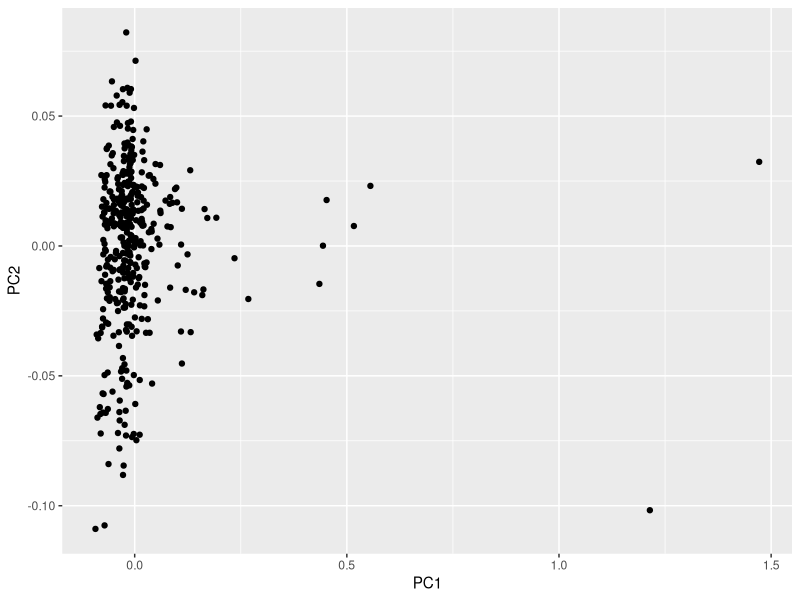
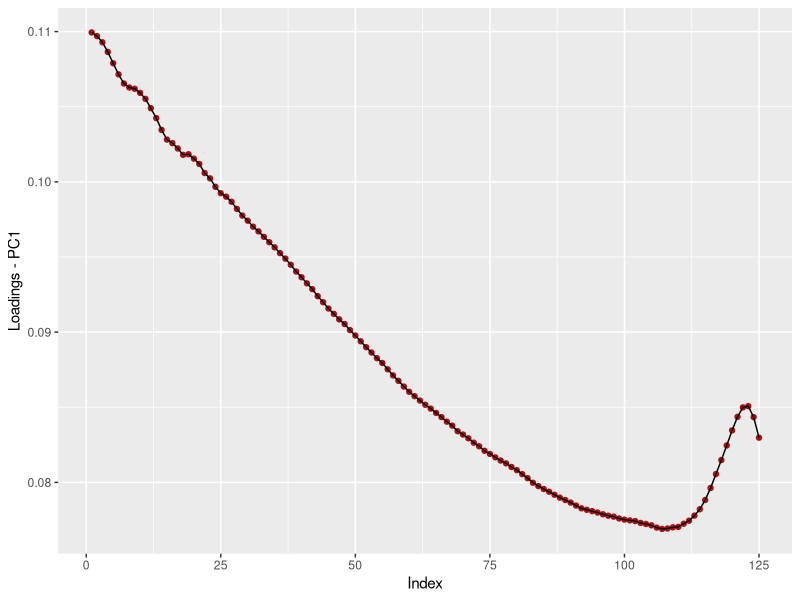
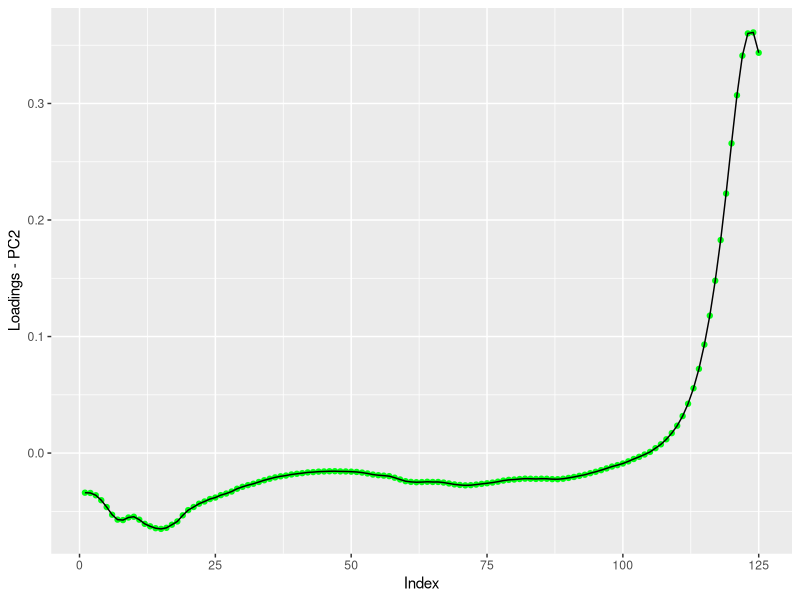
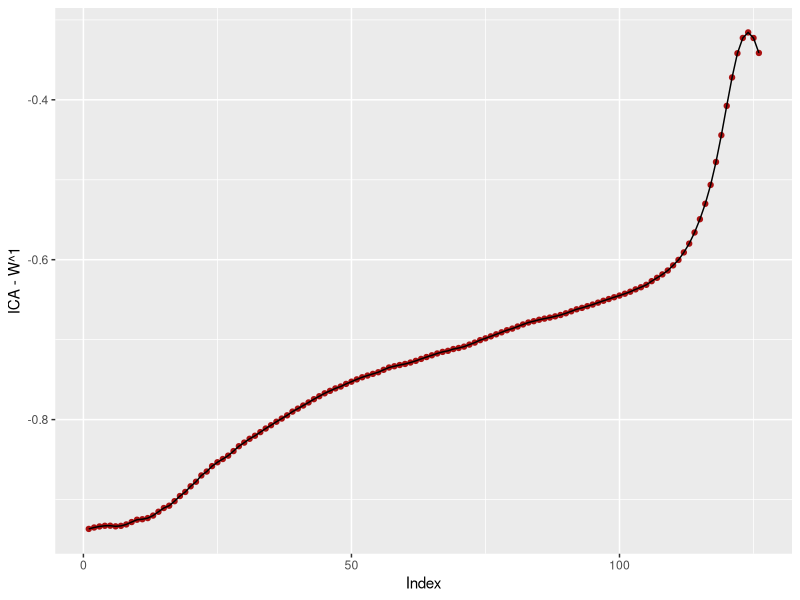
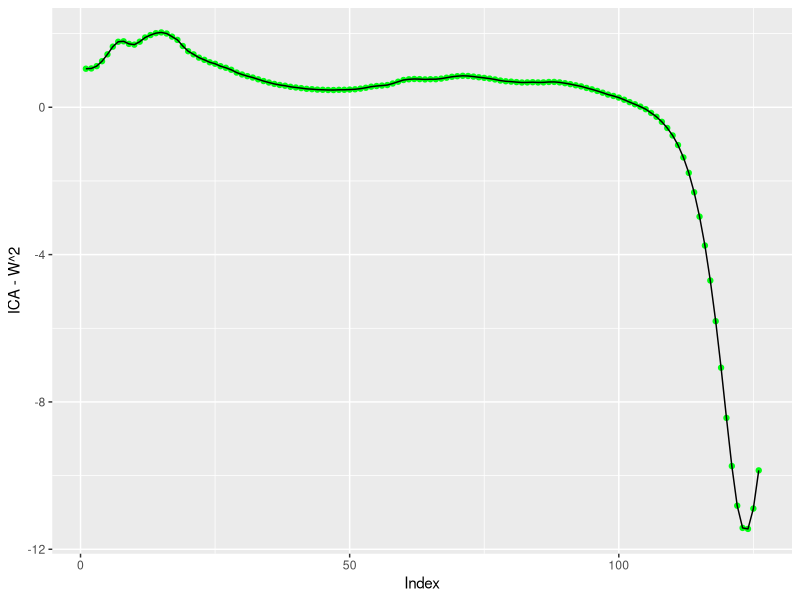
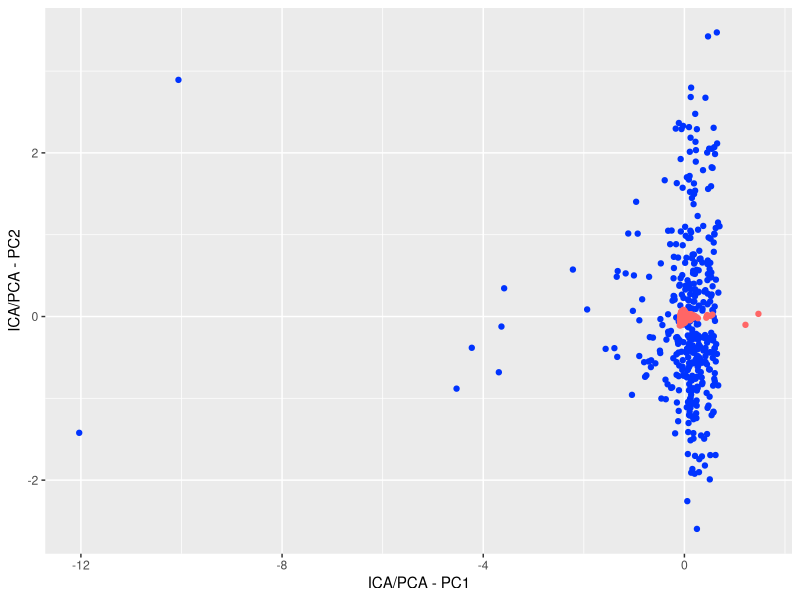
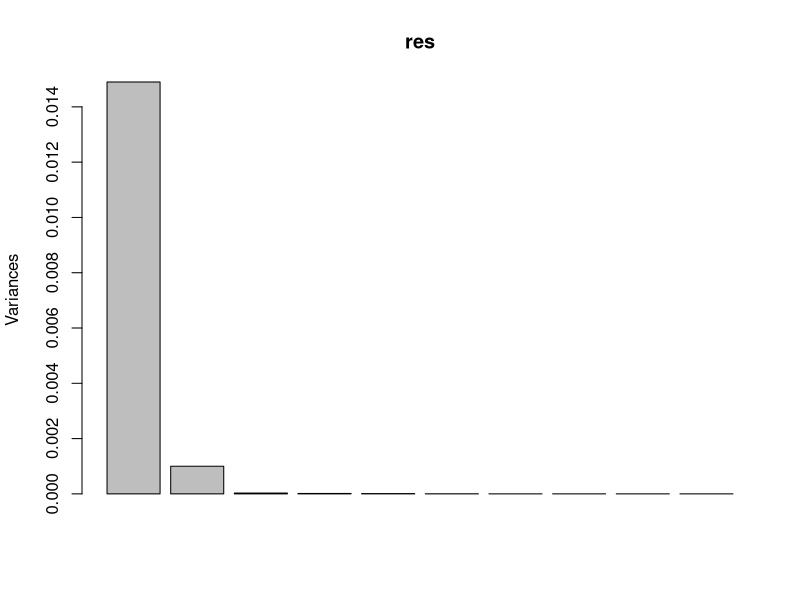
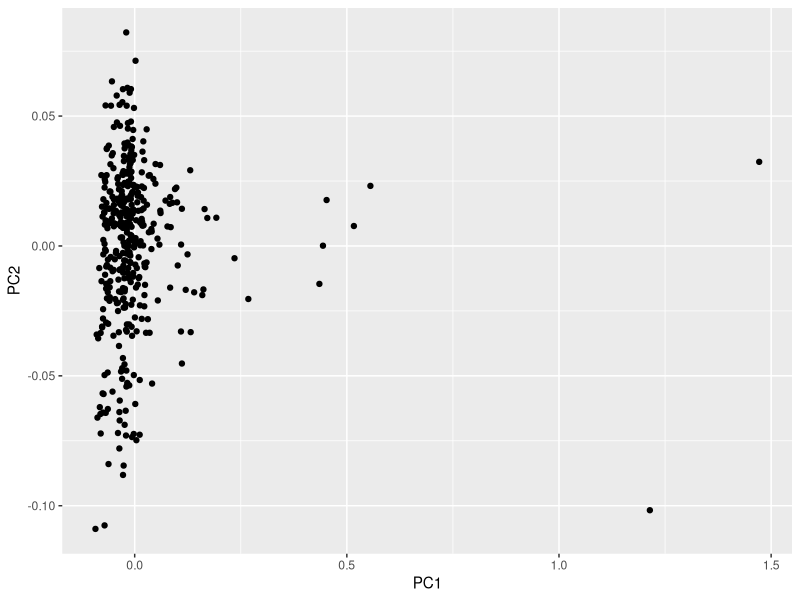

Write the R code that produced these figures, in order.
library(ggplot2)
library(fastICA)
library(pls)

fulldata = read.csv2("NIRSpectra.csv")
data = fulldata[, -ncol(fulldata)]

res = prcomp(data)
lambda = res$dev^2
#eigen
print(lambda)

#Variance
sprintf("%2.3f",lambda/sum(lambda)*100)

setEPS()
postscript('A2_pcahist.eps')
screeplot(res)
dev.off()

fig_data = data.frame(x=res$x[,1], y=res$x[,2], xlab = "PC1", ylab = "PC2")
fig = ggplot(fig_data) +
  geom_point(aes(x = x,y = y)) +
  labs(x = "PC1") +
  labs(y = "PC2")
print(fig)
ggsave(file="A2_pcascore.eps")

U = res$rotation
U = U[-nrow(U),]

fig_data = data.frame(x1=1:length(U[,1]), y1=U[,1])
fig = ggplot(fig_data, ylim = c(0,0.15), xlab = "Index" , ylab = "Loadings - PC1") +
  geom_point(aes(x1,y1), col="#AA1111") +
  geom_line((aes(x1,y1))) +
  labs(x = "Index") +
  labs(y = "Loadings - PC1")
print(fig)
ggsave(file="A2_trace_PC1.eps")


fig_data = data.frame(x1=1:length(U[,2]), y1=U[,2])
fig = ggplot(fig_data, ylim = c(0,0.15), xlab = "Index" , ylab = "Loadings - PC2") +
  geom_point(aes(x1,y1), col="#00FF11") +
  geom_line((aes(x1,y1))) +
  labs(x = "Index") +
  labs(y = "Loadings - PC2")
print(fig)
ggsave(file="A2_trace_PC2.eps")
  
set.seed(12345)
ica = fastICA(data,2)
um = ica$K %*% ica$W 
fig_data = data.frame(x1=1:length(um[,1]), y1=um[,1])
fig = ggplot(fig_data, ylim = c(0,0.15), xlab = "Index", ylab = "ICA - W^1") +
  geom_point(aes(x1,y1), col="#AA1111") +
  geom_line((aes(x1,y1))) +
  labs(x = "Index") +
  labs(y = "ICA - W^1")
print(fig)
ggsave(file="A2_trace_ICA1.eps")


fig_data = data.frame(x1=1:length(um[,2]), y1=um[,2])
fig = ggplot(fig_data, ylim = c(0,0.15), xlab = "Index", ylab = "ICA - W^2") +
  geom_point(aes(x1,y1), col="#00FF11") +
  geom_line((aes(x1,y1))) +
  labs(x = "Index") +
  labs(y = "ICA - W^2")
print(fig)
ggsave(file="A2_trace_ICA2.eps")

fig_data = data.frame(xn=ica$S[,1], yn=ica$S[,2],xo=res$x[,1], yo=res$x[,2])
fig = ggplot(fig_data, ylim = c(0,0.15), xlab = "ICA/PCA - PC1", ylab = "ICA/PCA - PC2") +
  geom_point(aes(x = xn,y=yn), col="#0033FF") + 
  geom_point(aes(x = xo, y=yo), col="#FF6666")  +
  labs(x = "ICA/PCA - PC1") +
  labs(y = "ICA/PCA - PC2")
print(fig)
ggsave(file="A2_icascore.eps")

set.seed(12345)
pcr.fit <- pcr(Viscosity ~ ., data=fulldata, validation="CV")

setEPS()
postscript("A2_viscosity.eps")
validationplot(pcr.fit,val.type = "MS")
dev.off()
